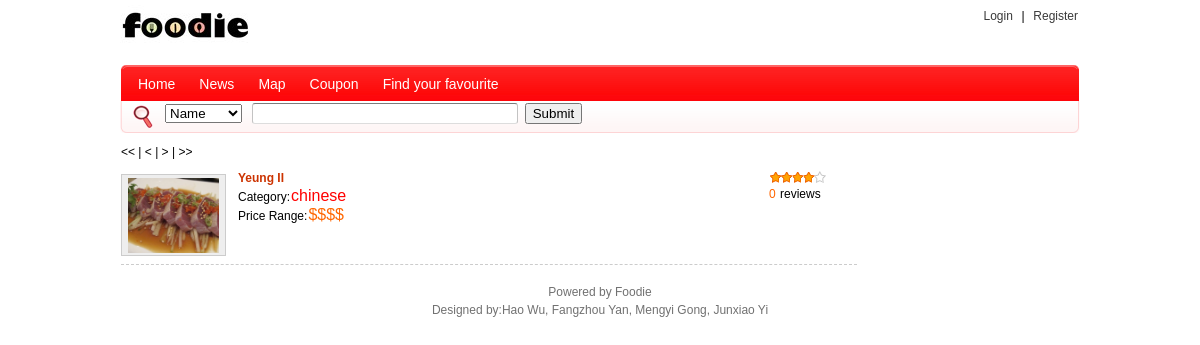
The app's page /FF/category.php with its own data.
### tables this page shows
CREATE TABLE IF NOT EXISTS `business` (
  `id` int(11) NOT NULL AUTO_INCREMENT,
  `Busi_Name` varchar(50) NOT NULL,
  `Busi_Username` varchar(25) NOT NULL,
  `Busi_Password` varchar(32) NOT NULL,
  `Busi_Phone` varchar(15) NOT NULL,
  `Busi_Email` varchar(50) NOT NULL,
  `Busi_Picture` varchar(100) DEFAULT NULL,
  `Busi_Categories` varchar(20) NOT NULL,
  `Busi_City` varchar(32) NOT NULL,
  `Busi_Address` varchar(200) NOT NULL,
  `Busi_Rating` int(11) DEFAULT NULL,
  `Busi_Price` int(11) DEFAULT NULL,
  `Busi_OpenTime` varchar(32) NOT NULL,
  `Busi_Description` text,
  `Busi_Status` varchar(32) NOT NULL DEFAULT 'Processing',
  PRIMARY KEY (`id`),
  UNIQUE KEY `Busi_account` (`Busi_Username`)
);

### FF/category.php (the view, shortened to what this page needs)
<!DOCTYPE html PUBLIC "-//W3C//DTD XHTML 1.0 Transitional//EN" "http://www.w3.org/TR/xhtml1/DTD/xhtml1-transitional.dtd">
<html xmlns="http://www.w3.org/1999/xhtml">
<head>
<link rel="stylesheet" type="text/css" href="css_common.css" />
</head>
<body><style type="text/css">@import url("css_item.css");</style>
	<div id="header">
	    <div class="mainmenu">
	        <div class="logo">
	            <a href="#"><img src="/F/img/1.jpg" alt="Foodie" title="Foodie"></a>
	        </div>
	        <div class="charmenu">
	            <div id="login_0">
	                <span class="arrow-ico">
						<?php
						  if(!isset($_SESSION['customer'])){
							  echo "<a href=\"/F/Customer_login.php\">Login</a></span>&nbsp;&nbsp;|&nbsp;&nbsp;<a href=\"/F/Busi_login.php?tj=customer_register\">Register</a>";
						  }
						  else{
						  	  echo "Welcome </span>&nbsp;&nbsp;|&nbsp;&nbsp;<a href=\"/F/Customer.php\">".$_SESSION['customer']."</a>";
						  }
						  ?>
	            </div>
	        </div>
	    </div>
			<nav>
			<ul class="tabmenu">
			<li><a href="/F/index.php" >Home</a></li>
			<li><a href="/F/news.php" >News</a></li>
			<li><a href="/F/indexMap.php" >Map</a></li>
			<li><a href="coupon.php" >Coupon</a></li>
			<li><a href="/F/FF/category.php" >Find your favourite</a></li>
			</nav>
			    <div class="search">
        <form method="get" action="category.php">
        <select name="type">
          <option value="restaurant"selected="selected">Name</option>
        </select>
        <input type="text" name="keyword" value="" class="input" x-webkit-speech="x-webkit-speech" />&nbsp;
        <input type="submit" value="Submit" /></br>&nbsp;
        </form>
    </div>
<div id="body">
	<div id="list_left">
    <div class="catefoot">
    </div>
    <div class="mainrail">
<?php
$word="default";
$type="default";
$con = mysql_connect("localhost","root","root");
if( isset($_GET['page']) ){
   $page = intval( $_GET['page'] );
}
else{
   $page = 1;
}
$page_size = 3;
if($type=="default"){
$sql = "select count(*) from business WHERE Busi_Status = 'Approved'";
}
$result = mysql_query($sql);
$row = mysql_fetch_row($result);
$amount = $row[0];
if( $amount ){
   if( $amount < $page_size ){ $page_count = 1; }
   if( $amount % $page_size ){
       $page_count = (int)($amount / $page_size) + 1;
   }else{
       $page_count = $amount / $page_size;
   }
}
else{
   $page_count = 0;
}
$page_string = '';
if( $page == 1 ){
   $page_string .= '<< | < | ';
}
else{
   $page_string .= '<a href=?page=1&type='.$type.'&keyword='.$word.'><<</a> | <a href=?page='.($page-1).'&type='.$type.'&keyword='.$word.'><</a> | ';
}
if( ($page == $page_count) || ($page_count == 0) ){
   $page_string .= '> | >>';
}
else{
   $page_string .= '<a href=?page='.($page+1).'&type='.$type.'&keyword='.$word.'>></a> | <a href=?page='.$page_count.'&type='.$type.'&keyword='.$word.'>>></a>';
}
echo $page_string;
   if($type=="default"){
   $sql = "select * from business where Busi_Status = 'Approved' limit ". ($page-1)*$page_size .", $page_size";
   }
   $result = mysql_query($sql);
   while ( $row = mysql_fetch_array($result) ){
?>
<div class="itemlist">
        <div class="pic">
            <div id="item_pic"><img src="/F/<?php echo $row['Busi_Picture'];?>" /><b></b></div>
        </div>
        <div class="item">
            <div class="info">
                <div>
                    <h3 id="item_name"><a href="restaurant.php?keyword=<?php echo $row['Busi_Name'];?>"><?php echo $row['Busi_Name'];?>&nbsp;</a></h3>
                </div>
                <table class="custom_field_list" border="0" cellspacing="0" cellpadding="0">
                    <tr>
                        <td>
Category:<span class="font_1" style="font-size:16px;"><?php echo $row['Busi_Categories'];?></span></br>
Price Range:<span class="font_2" style="font-size:16px;"><?php switch ($row['Busi_Price'])
						{
							case 4:
								echo "$$$$";
								break;
					    }?></span>
                        </td>
                    </tr>
                </table>
            </div>
            <div class="stat">
                                <li class="<?php switch ($row['Busi_Rating'])
						{
							case 4:
								echo "start4";
								break;
					    }?>"></li>
						<?php
						$sql="SELECT count(*) FROM review WHERE Busi_Name='".$row['Busi_Name']."'";
						$res=mysql_query($sql,$con);
						if($res){
							$count=mysql_fetch_array($res);
						}
						?>
								<li><span class="font_2"><?php echo $count[0];?></span> reviews</li>
            </div>
        </div>
    </div>
<?php  }
?>
               </div>
            </div>
</div>
<div id="footer">
    <div>
         Powered by <span>Foodie</span>
		<br />Designed by:Hao Wu, Fangzhou Yan, Mengyi Gong, Junxiao Yi
    </div>
</div>
</body>
</html>

### FF/css_common.css (style rules this page uses)
* { word-wrap: break-word; word-break: break-all; }
body { margin: 0px; font: 12px Helvetica,Arial,sans-serif; background-image: url(bg.jpg); }
form, img { margin: 0; border: 0; }
a { color: #3A3A3A; text-decoration: none; }
.mainrail { clear:both; padding:1px 1px 3px 1px; margin-bottom: 5px; line-height:1.1; }
#header, #body, #menu_hr, #footer, .maintop { margin-left: auto; margin-right: auto; width:960px; }
#header { margin-bottom:5px; position:relative; }
.mainmenu { margin-top:5px; margin-bottom:5px; min-height:55px; }
.mainmenu .logo { float:left; width:210px; margin:0; *margin-top:5px; }
.mainmenu .logo img { float:left; }
.mainmenu .charmenu { float:right; width:auto; text-align:right; line-height:23px; }
.mainmenu .charmenu a { margin:2px; }
.tabmenu { clear:both;width:954px;height:36px;padding-top:2px;padding-left:6px; font-size:14px;margin:0;list-style:none; background: url(/F/img/base.png) no-repeat; }
.tabmenu li { float:left;height:34px;margin-left:12px;padding-right:12px;background:url("img/menu.png") right no-repeat; _display:inline; }
.tabmenu li a { float:left;height:34px;line-height:34px;color: #fff; }
.search { padding-left:45px; background:#fff url(img/base.png) 0 -38px no-repeat; height:30px; }
.search form { float:left; width:750px; }
.search .input { border-style:solid; border-width:1px; border-color: #7C7C7C #C3C3C3 #DDD; line-height:16px; height:17px; width:260px; -moz-border-radius:3px;-webkit-border-radius:3px; }
.catefoot { padding:2px 0px 0; }
#footer { clear:both; margin-top:10px; }
#footer div { color: #717171; text-align:center; line-height: 18px; }
.font_1 { color: #FF0000; padding: 0 1px; }
.font_2 { color: #FF6600; padding: 0 1px; }
.start4 { background:url('img/review_start.gif') no-repeat 0 -57px; width:58px; height:10px; }
.arrow-ico { background:url('img/mini-arrow.gif') no-repeat 0 4px; padding-left:10px; margin:0; }

### FF/css_item.css (style rules this page uses)
#list_left { float: left; width: 738px; margin-top:5px; }
.custom_field_list { margin:0; width:100%; }
.custom_field_list td { padding:0; font-size:12px; }
.itemlist { clear:both; padding:10px 0 5px 0px; border-bottom:1px dashed #ccc; line-height:18px; margin:0; }
.itemlist .item { float:left; width:615px; }
.itemlist .item .info { float:left; margin:0 0 5px 0; width:525px; }
.itemlist .item .info h3 { margin:0 5px 0 0; display:inline; font-size:12px; }
.itemlist .item .info h3 a { color:#CC3300; }
.itemlist .item .stat { float:right; width:85px; padding:0; margin:0; list-style:none; }
.itemlist .item .stat li { padding:1px 0; line-height:15px; height:15px; }
.itemlist .pic { float:left; width:105px; height:80px; margin:5px 12px 5px 0; }
.itemlist .pic div { border:1px solid #ccc; height:80px; text-align:center; background:#EEE; }
.itemlist .pic div img { vertical-align: middle; max-width:100px; max-height:75px; _width:expression(this.width > 100 ? 100 : true); _height:expression(this.height > 75 ? 75 : true); }

### records on screen
business: Busi_Picture (picture), Busi_Name "Yeung II", Busi_Categories "chinese", count "0"
